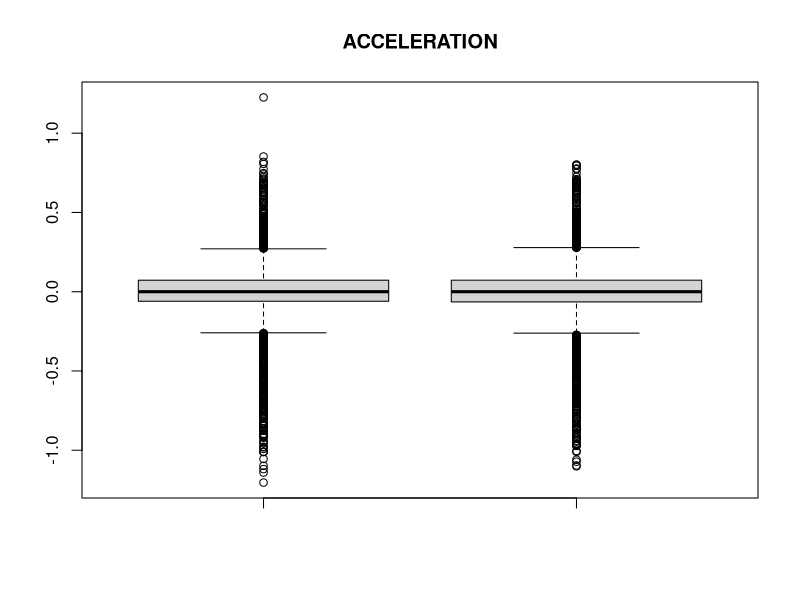
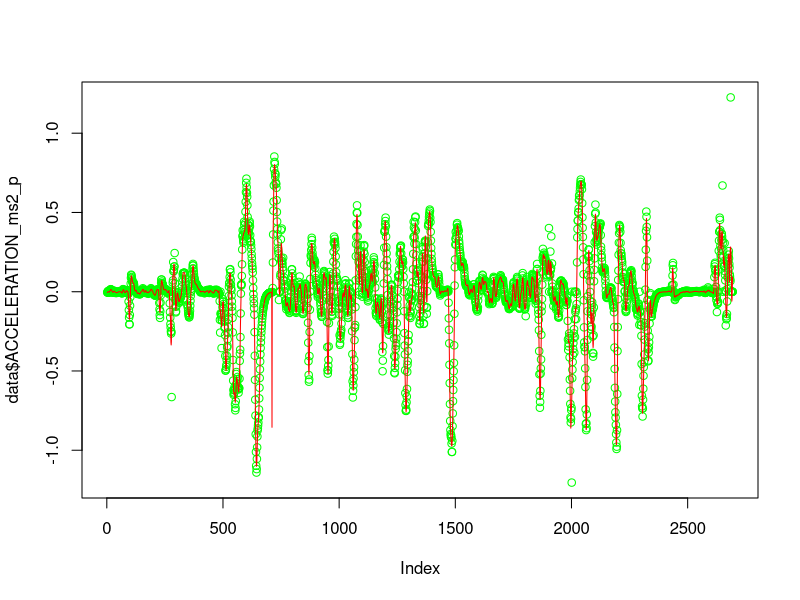

Generate these figures, in order, with R:
data <- read.csv2("out_data.csv", sep=",", dec=".")

data$velocity_difference <- (data$VELOCITY_kmh_da - data$VELOCITY_.km.h._da_smoothed)
data$acceleration_difference <- data$ACCELERATION_ms2_p - data$ACCELERATION_.m.s.2._p_smoothed

#boxplot(data$ACCELERATION_ms2_p, main="ACCELERATION")

#plot(data$ACCELERATION_ms2_p)

#plot(data$VELOCITY_kmh_da, col="green")
#lines(data$VELOCITY_kmh_da_smoothed, col="red")

boxplot(data$ACCELERATION_ms2_p, data$ACCELERATION_.m.s.2._p_smoothed, main="ACCELERATION")

plot(data$ACCELERATION_ms2_p, col="green")
lines(data$ACCELERATION_.m.s.2._p_smoothed, col="red")

#plot(data$velocity_difference)
#plot(data$acceleration_difference)
